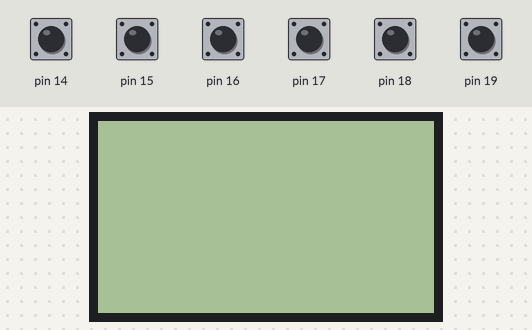
Recording of a sketch running on a simulated Arduino Uno, built with avr-gcc and run on an emulated ATmega328P. Parts: 84×48 one-colour display. Inputs (shaded band) come from the test bench; at power-on: pin 14–19 HIGH.

Above: at 3.2 s.
3.3 s: pin 14 pulled LOW for 0.15 s
At 4.6 s:
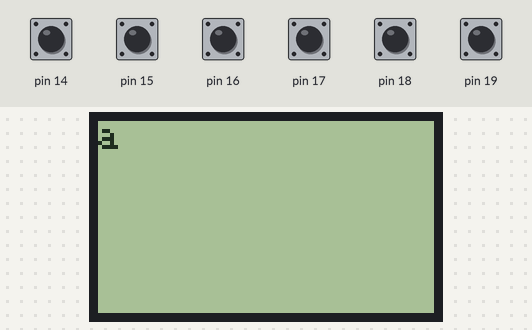
4.9 s: pin 15 pulled LOW for 0.15 s
At 6.0 s:
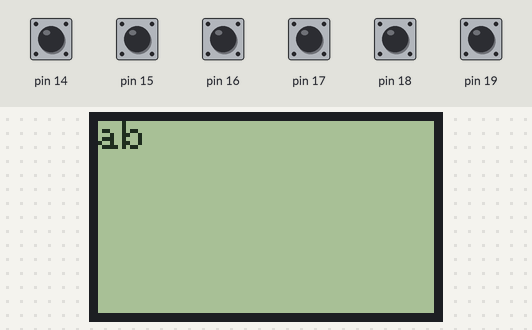
6.5 s: pin 16 pulled LOW for 0.15 s
At 7.2 s:
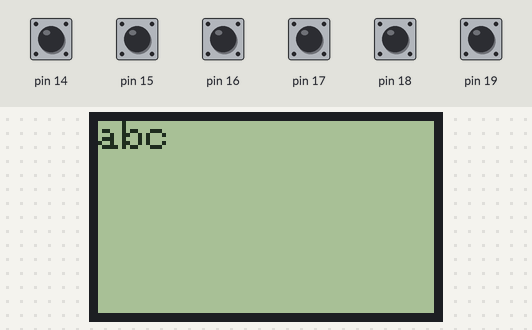
8.1 s: pin 17 pulled LOW for 0.15 s
At 9.4 s:
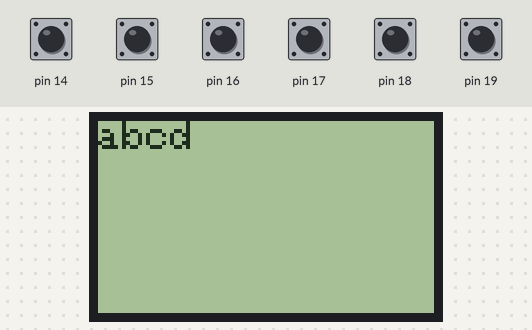
9.7 s: pin 18 pulled LOW for 0.15 s
At 10.8 s:
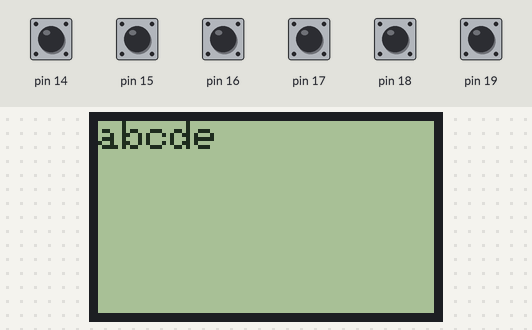
11.3 s: pin 19 pulled LOW for 0.15 s
At 12.1 s:
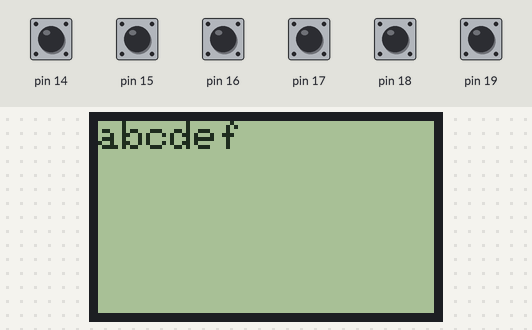
Timing chart, 0 to 13.9 s (numbered marks = the images above; inputs shaded):
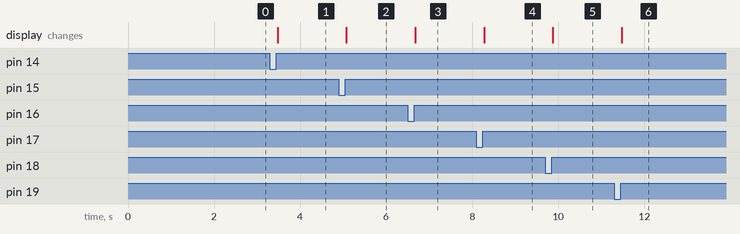

The sketch:

GKOSdisplay.ino
```cpp
/*
 December 10th, 2013
 Wade Smith
 Test a Gkos keyboard on the Nokia 5100 series LCD
 Use this code for the powers of good
*/

// include libraries:
#include <Adafruit_GFX.h>
#include <Adafruit_PCD8544.h>
#include <Gkos.h>

  char* gEntry = "";

// initialize libraries with numbers of the interface pins
// pin 7 on Arduino is pin 3 on LCD
// pin 6 on Arduino is pin 4 on LCD
// pin 5 on Arduino is pin 5 on LCD
// pin 4 is N.C. to CS on LCD
// pin 3 on Arduino is pin 7 on LCD
Adafruit_PCD8544 display = Adafruit_PCD8544(7, 6, 5, 4, 3);
Gkos gkos(14, 15, 16, 17, 18, 19);

void setup(){

  // set up the display
  display.begin();
  delay(2000);
  display.clearDisplay();
  display.setContrast(100);
  display.setCursor(0,0);

}

void loop(){

  gEntry = gkos.entry(); // Will return empty immediately if no entry
  if (gEntry != 0){gPrint();}

}

void gPrint(){ // Convert commands depending on your application

  if (strcmp(gEntry, "_Enter") == 0){
      //Serial.println("");
      Serial.write( byte(10) ); Serial.write( byte(13) ); return;
  }
  if (strcmp(gEntry, "_BS") == 0){
      Serial.write( byte(8) ); return;
  }
  if (strcmp(gEntry, "_Del") == 0){
      Serial.write( byte(127) ); return;
  }
  if (strcmp(gEntry, "_Tab") == 0){
      Serial.write(byte (9) ); return;
  }

  // Put text on the screen
  display.display();
  display.setTextSize(1);
  display.setTextColor(BLACK);
  display.print(gEntry);
}
```

Measured:
- after the input at 3.3 s, the display: changes after 0.18 s (image 1)
- after the input at 4.9 s, the display: changes after 0.18 s (image 2)
- after the input at 6.5 s, the display: changes after 0.18 s (image 3)
- after the input at 8.1 s, the display: changes after 0.18 s (image 4)
- after the input at 9.7 s, the display: changes after 0.18 s (image 5)
- after the input at 11.3 s, the display: changes after 0.18 s (image 6)
